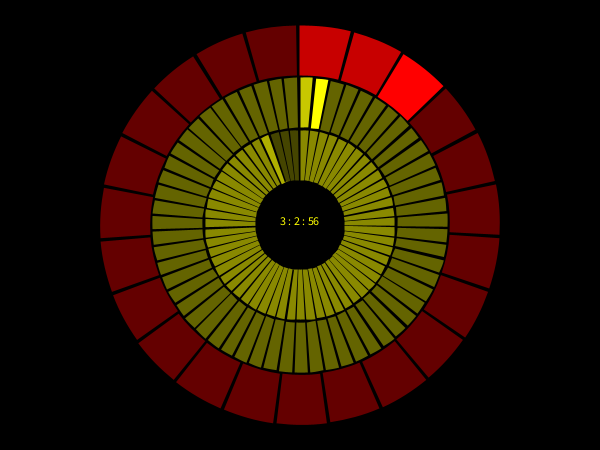
Frame 1 (no input)
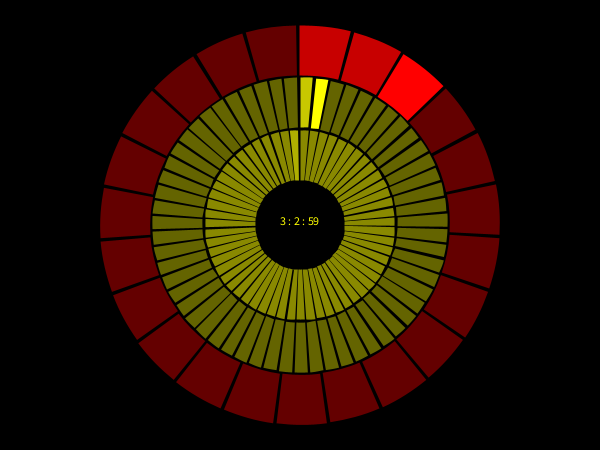
Frame 60 (the mouse pressed at the canvas centre just before this capture)
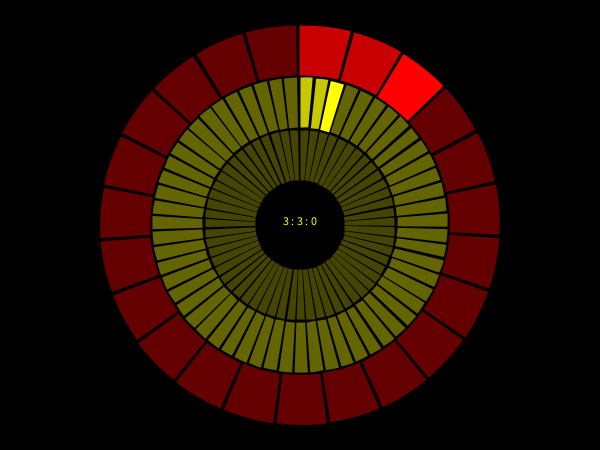
Frame 120 (the mouse held since frame 60 and released just before this capture)

The Processing sketch that drew these frames (run headless with seeded random() and noise(); from frame 60 on, the mouse is pressed at the canvas centre):

// Processing sketch: processing_69864
// ── processing_69864.pde

ArrayList arcs;
int hNum = 1;
int mNum = 1;
int sNum = 1;
float hSize = 15.6521739;
float mSize = 6.10169492;
float sSize = 6.10169492;
float cx;
float cy;
float hDia = 350;
float mDia = 245;
float sDia = 140;
color hColor = color(255,0,0);
color mColor = color(255,255,0);
color sColor = color(175,175,0);
float hWidth = 50;
float mWidth = 50;
float sWidth = 50;

void setup(){
  size(600,450);
  background(0);
  cx = width/2;
  cy = height/2;
  arcs = new ArrayList();
  textAlign(CENTER);
  
  // hours
  
  for(float i = 270;i<620;i+=hSize){
    float startAngle = i;
    arcs.add(new Arc(hNum,i,hSize,cx,cy,hDia,hWidth,hColor,"hour"));
    hNum++;
  }
  
  // mins
 
  for(float i = 270;i<625;i+=mSize){
    float startAngle = i;
    arcs.add(new Arc(mNum,i,mSize,cx,cy,mDia,mWidth,mColor,"minute"));
    mNum++;
  }
  
  // seconds
  
  for(float i = 270;i<625;i+=sSize){
    float startAngle = i;
    arcs.add(new Arc(sNum,i,sSize,cx,cy,sDia,sWidth,sColor,"second"));
    sNum++;
  }

}

void draw(){
  background(0);
  
  for(int i = 0;i<arcs.size();i++){
    Arc thisArc = (Arc) arcs.get(i);
    thisArc.display();
  }
  fill(255,255,0);
  text(hour() + " : " + minute() + " : " + second(),width/2,height/2);
  

}
    

class Arc{
  float num;
  float arcX;
  float arcY;
  float arcStartDeg;
  float arcStopDeg;
  float arcStartRad;
  float arcStopRad;
  float arcLen;
  float arcDia;
  float arcWidth;
  float alfa;
  color c;
  float time;
  String type;
  boolean on;
  
  Arc(int _num, float _startDeg, float _arcLen, float _x,float _y,float _dia, float _width, color _c, String _type){
    num = _num;
    arcStartDeg = _startDeg;
    arcLen = _arcLen;
    c = _c;
    arcX = _x;
    arcY = _y;
    arcDia = _dia;
    arcWidth = _width;
    arcStopDeg = arcStartDeg + arcLen-1;
    arcStartRad = radians(arcStartDeg);
    arcStopRad = radians(arcStopDeg);
    alfa = 100;
    type = _type;
  }
       
  void display(){
    noFill();
    if(type == "hour"){
      if(num > hour()){
        alfa = 100;
      }else if(num < hour()){
        alfa = 200;
      }else if(num == hour()){
        alfa = 255;
      }
    }else if(type == "minute"){
      if(num > minute()){
        alfa = 100;
      }else if(num < minute()){
        alfa = 200;
      }else if(num == minute()){
        alfa = 255;
      }
    }else if(type == "second"){
      if(num > second()){
        alfa = 100;
      }else if(num < second()){
        alfa = 200;
      }else if(num == second()){
        alfa = 255;
      }
    } 
    stroke(c,alfa);
    strokeWeight(arcWidth);
    strokeCap(SQUARE);
    arc(cx,cy,arcDia,arcDia,arcStartRad,arcStopRad);
    fill(0);
  }
    
}
